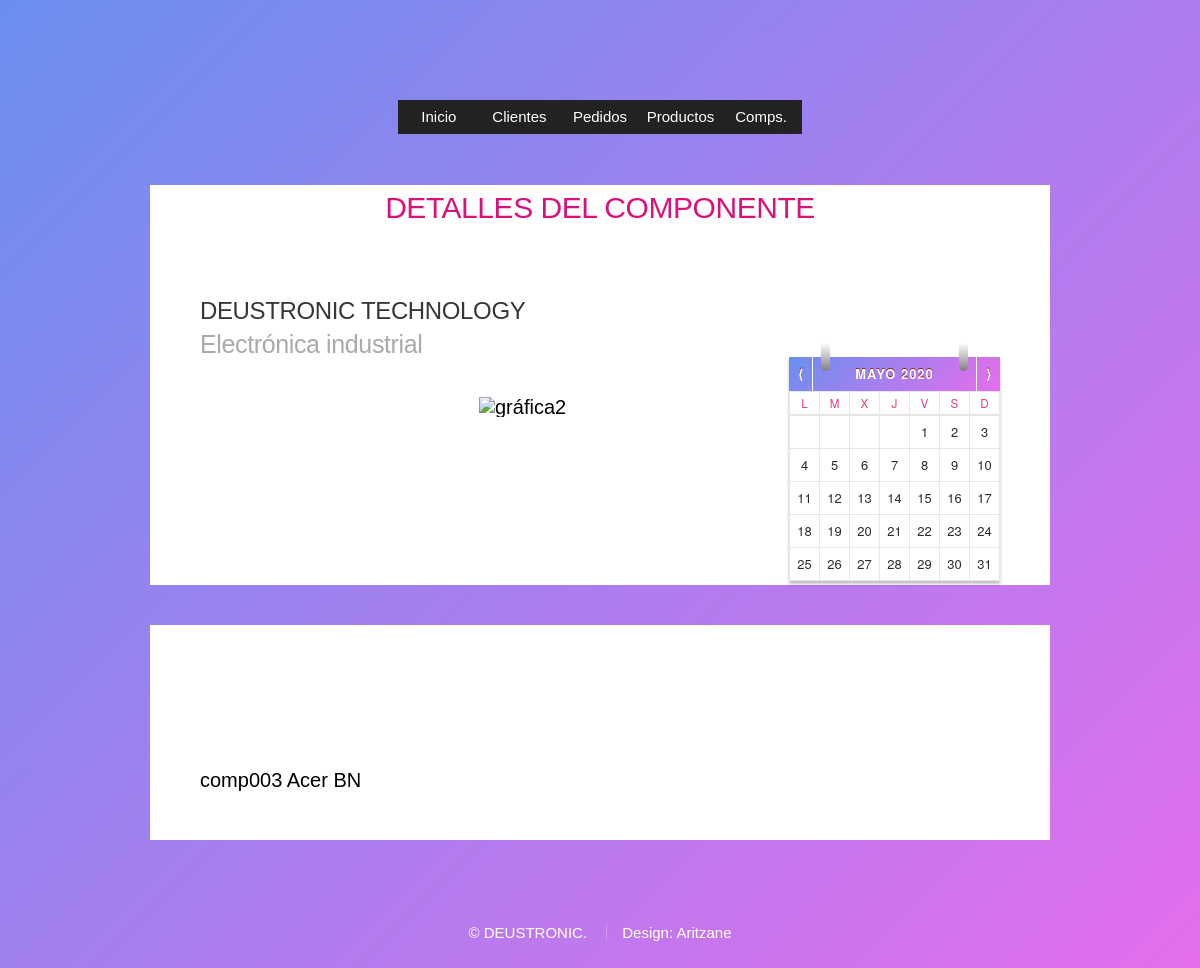
/miApp/componentes/3/, run on the app's committed database.
### miApp/models.py (models this page shows, shortened)
class Componente(models.Model):
    codigo = models.CharField(max_length=20, default = '')
    modelo = models.CharField(max_length=30)
    marca = models.CharField(max_length=30)

### miApp/views.py (the view)
# urls.py: path('componentes/<int:pk>/', views.ComponenteDetailView.as_view(), name='componentedetalle'),
class ComponenteDetailView(DetailView):
    model = Componente
    template_name = 'componente_detalle.html'
    def get_context_data(self, **kwargs):
        context = super(ComponenteDetailView, self).get_context_data(**kwargs)
        context['titulo_pagina'] = 'Detalles del componente'
        return context

### miApp/templates/componente_detalle.html
{% extends "base.html" %}
{% block contenido %}
{{ componente.codigo }}
{{ componente.marca }}
{{ componente.modelo }}
{% endblock %}

### miApp/templates/base.html (style rules this page uses)
html { box-sizing: border-box; }
*, *:before, *:after { box-sizing: inherit; }
body { background-image: url("images/overlay.png"), url("images/bg.jpg"); background-repeat: repeat, no-repeat; background-size: auto, 100% 100%; background-attachment: fixed; overflow-y: scroll; }
body, input, select { font-family: 'Source Sans Pro', sans-serif; font-weight: 300; color: #777777; font-size: 20pt; line-height: 1.75em; }
@media screen and (max-width: 1680px) { body, input, textarea, select { font-size: 15pt; } }
body { line-height: 1; background:linear-gradient(135deg, #6A8FF0 0%, #E86DEC 100%) ; }
.row.aln-right, { justify-content: flex-end; }

### data on the page
Componente: codigo "comp003", marca "Acer", modelo "BN"

### other printed values
{{ titulo_pagina }} "DETALLES DEL COMPONENTE"
